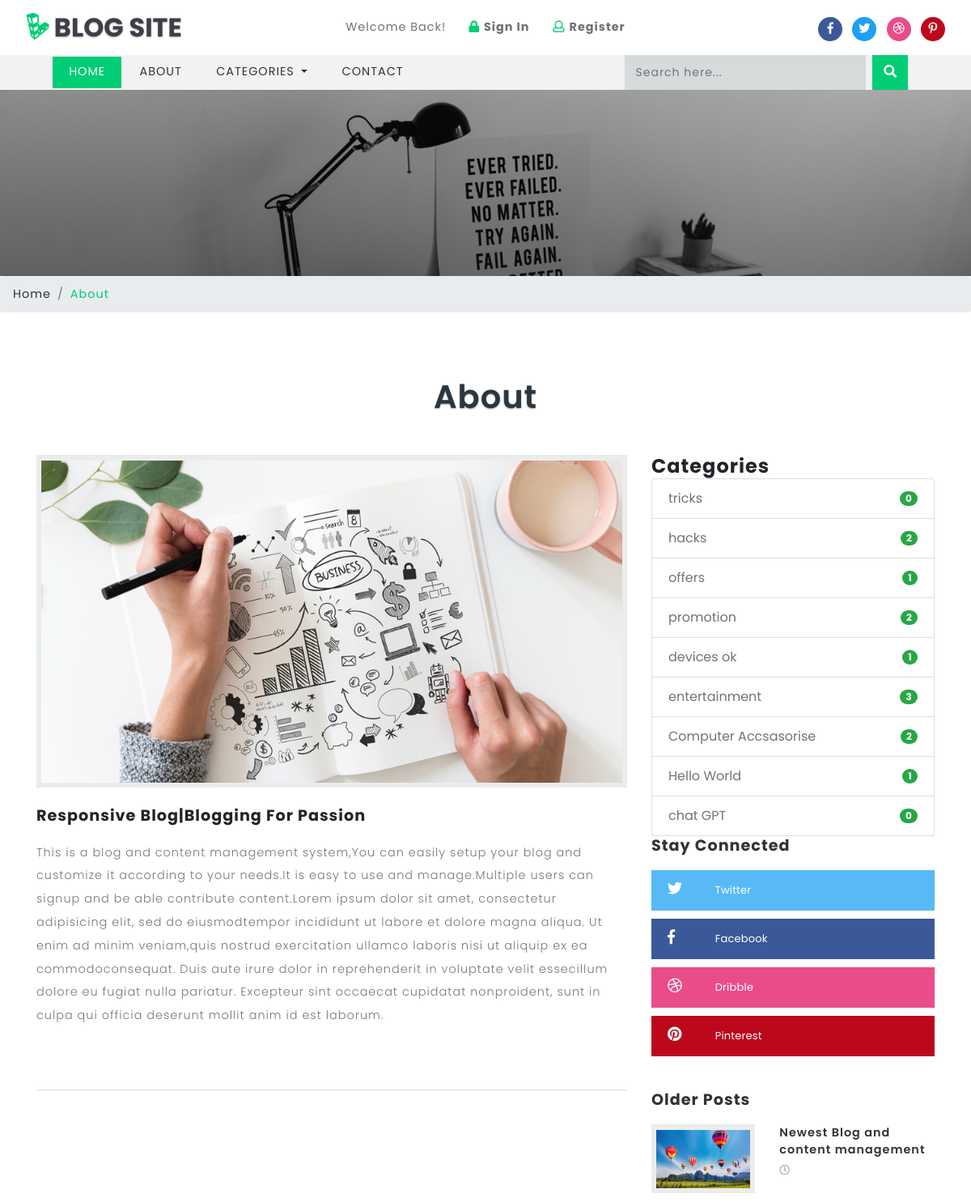
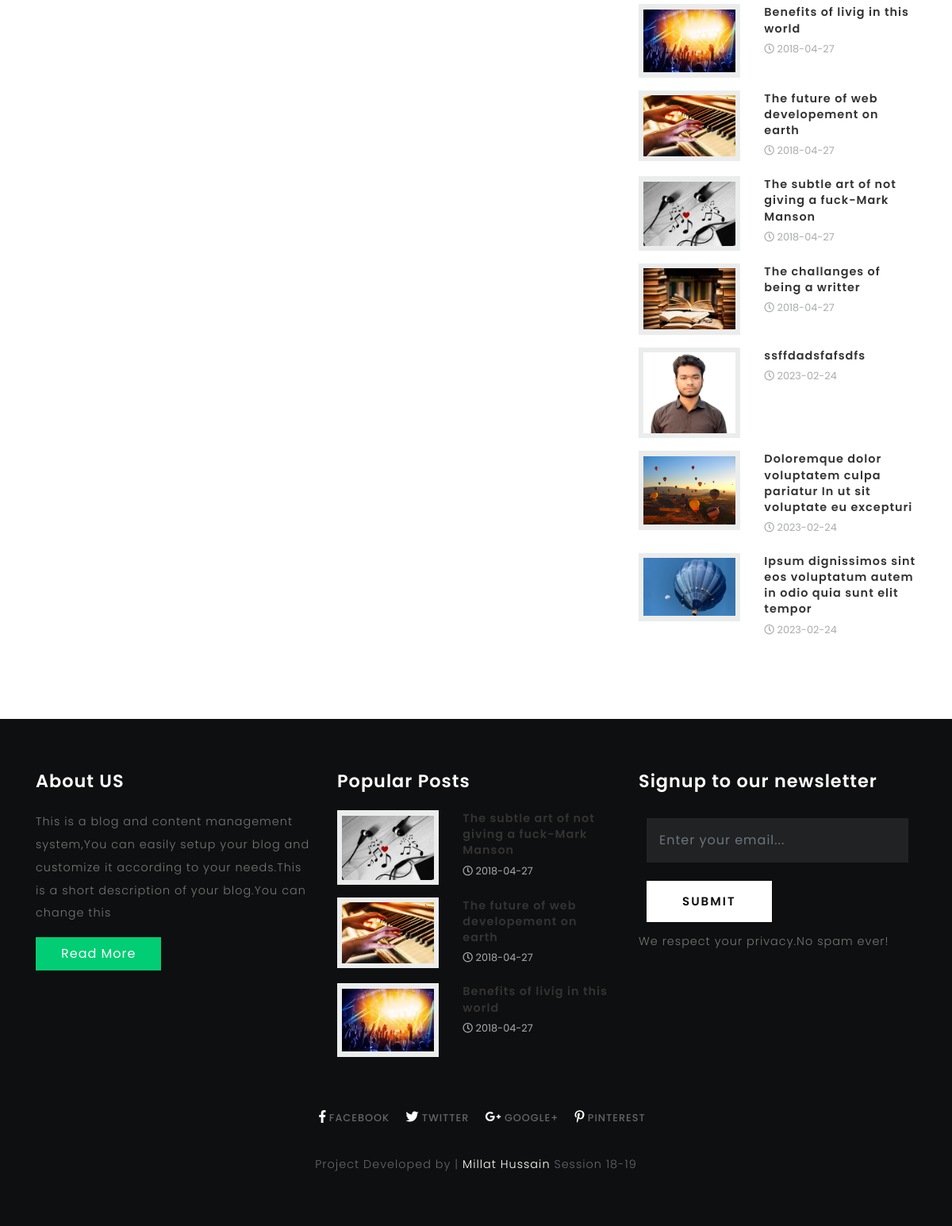
Page /about.php on the committed database (2 pictures, top to bottom).
### tables this page shows
CREATE TABLE `titles` (
  `id` int(10) UNSIGNED NOT NULL,
  `website_name` varchar(40) DEFAULT NULL,
  `tagline` varchar(40) DEFAULT NULL,
  `icon` varchar(40) DEFAULT NULL,
  `keywords` varchar(220) DEFAULT NULL,
  `short_description` varchar(200) DEFAULT NULL,
  `bannertext1` varchar(150) DEFAULT NULL,
  `bannertext2` varchar(150) DEFAULT NULL,
  `bannertext3` varchar(150) DEFAULT NULL,
  `bannertext4` varchar(150) DEFAULT NULL,
  `detailed_description` text,
  `address` varchar(40) DEFAULT NULL,
  `email` varchar(80) DEFAULT NULL,
  `phone` varchar(40) DEFAULT NULL,
  `googlemap` varchar(255) DEFAULT NULL
);

CREATE TABLE `blog_categories` (
  `id` int(10) UNSIGNED NOT NULL,
  `name` varchar(40) NOT NULL
);

CREATE TABLE `blogs` (
  `id` int(10) UNSIGNED NOT NULL,
  `title` varchar(190) NOT NULL,
  `tags` varchar(40) NOT NULL,
  `content` text NOT NULL,
  `photo` varchar(50) NOT NULL,
  `posted` varchar(40) NOT NULL,
  `date` date DEFAULT NULL,
  `author` varchar(40) DEFAULT NULL,
  `category` int(10) UNSIGNED NOT NULL
);

### libs/fetch_data.php (the view, shortened to what this page needs)
<?php
function gettagline($table){
	require("database/db_connect.php");
	$sql="SELECT * FROM $table ";
	if ($result=mysqli_query($con,$sql))
	{
		foreach ($result as $titles => $tagline) {
			echo ''.$tagline['tagline'].'';
		}
	}
}
function getshortdescription($table){
	require("database/db_connect.php");
	$sql="SELECT * FROM $table ";
	if ($result=mysqli_query($con,$sql))
	{
		foreach ($result as $titles => $sdc) {
			echo ''.$sdc['short_description'].'';
		}
	}
}
function getdetaileddescription($table){
	require("database/db_connect.php");
	$sql="SELECT * FROM $table ";
	if ($result=mysqli_query($con,$sql))
	{
		foreach ($result as $titles => $sdc) {
			echo ''.$sdc['detailed_description'].'';
		}
	}
}
function countcategories(){
	require("database/db_connect.php");
	$sql="SELECT * FROM blog_categories LIMIT 10";
	if ($result=mysqli_query($con,$sql))
	{
		foreach ($result as $categoriescount => $categorydata) {
			$categoryid=$categorydata['id'];
			$sql="SELECT * FROM blogs WHERE category='$categoryid'";
			if ($result=mysqli_query($con,$sql)) {
				$rowcountcategory=mysqli_num_rows($result);
			}
			echo '<li class="list-group-item d-flex justify-content-between align-items-center">
			'.$categorydata['name'].'
			<span class="badge badge-success badge-pill">'.$rowcountcategory.'</span>
			</li>';
		}
	}
}
function getwebname($table){
	require("database/db_connect.php");
	$sql="SELECT * FROM $table ";
	if ($result=mysqli_query($con,$sql))
	{
		foreach ($result as $titles => $blogname) {
			echo ''.$blogname['website_name'].'';
		}
	}
}
function getlinks($table,$platform){
	require("database/db_connect.php");
	$sql="SELECT * FROM $table ";
	if ($result=mysqli_query($con,$sql))
	{
		$rowcount=mysqli_num_rows($result);
		if ($rowcount==0) {
			echo '#';
		}
		foreach ($result as $link => $site) {
			if ($platform=="facebook") {
				echo ''.$site['facebook'].'';
			}
			elseif ($platform=="twitter") {
				echo ''.$site['twitter'].'';
			}
			elseif ($platform=="googleplus") {
				echo ''.$site['googleplus'].'';
			}
			elseif ($platform=="pinterest") {
				echo ''.$site['pinterest'].'';
			}
			elseif ($platform=="dribble") {
				echo ''.$site['dribble'].'';
			}
		}
	}
}
function getcategoriesmenu($table)
{
	require("database/db_connect.php");
	$sql="SELECT * FROM $table ";
	if ($result=mysqli_query($con,$sql))
	{
		$rowcount=mysqli_num_rows($result);
		if ($rowcount==0) {
			echo 'No Categories';
		}
		foreach ($result as $blog_categories => $category) {
			echo '<a class="dropdown-item" href="category.php?id='.$category['id'].'">'.$category['name'].'</a>
			<div class="dropdown-divider"></div>';
		}
	}
}
function getolderposts($table){
	require("database/db_connect.php");
	$sql="SELECT * FROM $table WHERE posted='publish' ORDER BY id ASC LIMIT 8";
	if ($result=mysqli_query($con,$sql))
	{
		foreach ($result as $olderposts => $op) {
			echo '<div class="blog-grids row mb-3">
			<div class="col-md-5 blog-grid-left">
			<a href="single.php?id='.$op['id'].'">
			<img src="blogadmin/images/'.$op['photo'].'" class="img-fluid" alt="fantastic cms">
			</a>
			</div>
			<div class="col-md-7 blog-grid-right">
			<h5>
			<a href="single.php?id='.$op['id'].'">'.$op['title'].'</a>
			</h5>
			<div class="sub-meta">
			<span>
			<i class="far fa-clock"></i> '.$op['date'].'</span>
			</div>
			</div>
			</div>';
		}
	}
}
function getpopularposts($table){
	require("database/db_connect.php");
	$sql="SELECT * FROM $table ORDER BY count DESC LIMIT 3";
	if ($result=mysqli_query($con,$sql))
	{
		foreach ($result as $pagehits => $hits) {
			$storepage=$hits['page'];
			$sql="SELECT * FROM blogs WHERE title='$storepage'";
			if ($result=mysqli_query($con,$sql)) {
				foreach ($result as $allblogs => $specificblog) {
					echo '<div class="blog-grids row mb-3">
							<div class="col-md-5 blog-grid-left">
								<a href="single.php?id='.$specificblog['id'].'">
									<img src="blogadmin/images/'.$specificblog['photo'].'" class="img-fluid" alt="fantastic cms">
								</a>
							</div>
							<div class="col-md-7 blog-grid-right">
								<h5>
									<a href="single.php?id='.$specificblog['id'].'">'.$specificblog['title'].' </a>
								</h5>
								<div class="sub-meta">
									<span>
										<i class="far fa-clock"></i> '.$specificblog['date'].'</span>
								</div>
							</div>
						</div>';
				}
			}
		}
	}
}
?>

### css/single.css (style rules this page uses)
.tech-btm img { background: #fff; padding: 6px; }

### css/style.css (style rules this page uses)
html, body { margin: 0; font-size: 100%; font-family: 'Poppins', sans-serif; background: #fff; }
body a { text-decoration: none; transition: 0.5s all; -webkit-transition: 0.5s all; -moz-transition: 0.5s all; -o-transition: 0.5s all; -ms-transition: 0.5s all; }
h1, h2, h3, h4, h5, h6 { margin: 0; font-family: 'Poppins', sans-serif; letter-spacing:1px; }
.tech-btm img { background: #ebecec; padding: .4em; }
.tech-btm h5 { font-size: 0.9em; line-height: 1.4em; font-weight: 600; }
.tech-btm h5 a { color:#333; }
.sub-meta span { font-size: 0.8em; color: #a9abad; line-height: 2.5em; }
.footer-grid-agileits-w3ls img { width:100%; }

### rows in the picture
titles: website_name "Responsive Blog", tagline "Blogging For Passion", detailed_description "This is a blog and content management system,You can easily setup your blog and customize it according to your needs.It is easy to use and manage.Multiple users can signup and be able contribute content.Lorem ipsum dolor sit amet, consectetur adipisicing elit, sed do eiusmodtempor incididunt ut labore et dolore magna aliqua. Ut enim ad minim veniam,quis nostrud exercitation ullamco laboris nisi ut aliquip ex ea commodoconsequat. Duis aute irure dolor in reprehenderit in voluptate velit essecillum dolore eu fugiat nulla pariatur. Excepteur sint occaecat cupidatat nonproident, sunt in culpa qui officia deserunt mollit anim id est laborum.", short_description "This is a blog and content management system,You can easily setup your blog and customize it according to your needs.This is a short description of your blog.You can change this"
blog_categories: name "tricks", rowcountcategory "0"
blog_categories: name "hacks", rowcountcategory "2"
blog_categories: name "offers", rowcountcategory "1"
blog_categories: name "promotion", rowcountcategory "2"
blog_categories: name "devices ok", rowcountcategory "1"
blog_categories: name "entertainment", rowcountcategory "3"
blog_categories: name "Computer Accsasorise", rowcountcategory "2"
blog_categories: name "Hello World", rowcountcategory "1"
blog_categories: name "chat GPT", rowcountcategory "0"
blogs: photo (picture), title "Newest Blog and content management"
blogs: photo (picture), title "Benefits of livig in this world", date "2018-04-27"
blogs: photo (picture), title "The future of web developement on earth", date "2018-04-27"
blogs: photo (picture), title "The subtle art of not giving a fuck-Mark Manson", date "2018-04-27"
blogs: photo (picture), title "The challanges of being a writter", date "2018-04-27"
blogs: photo (picture), title "ssffdadsfafsdfs", date "2023-02-24"
blogs: photo (picture), title "Doloremque dolor voluptatem culpa pariatur In ut sit voluptate eu excepturi", date "2023-02-24"
blogs: photo (picture), title "Ipsum dignissimos sint eos voluptatum autem in odio quia sunt elit tempor", date "2023-02-24"
